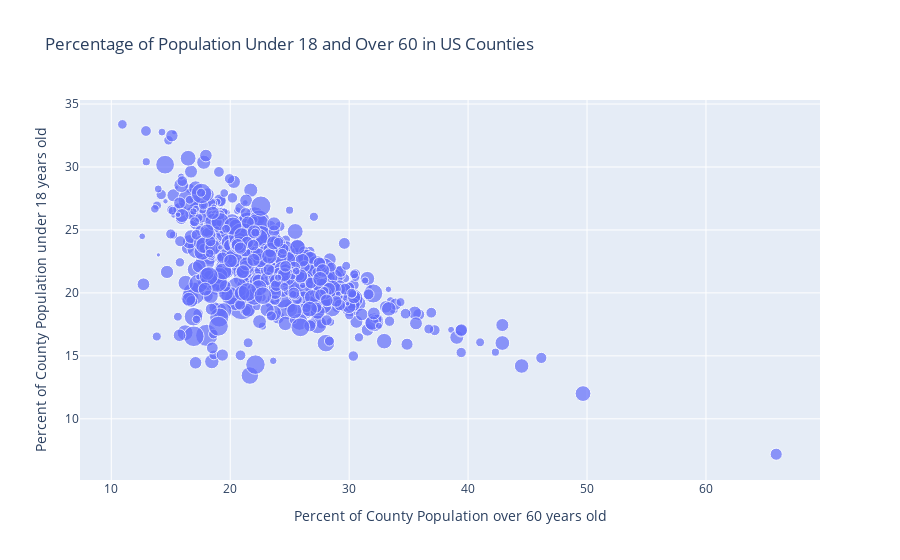

Here is the notebook cell this chart was saved with:
### Code cell
# make a graph to show percent of largest 18 under population 
# with bubble size corresponding to #hospital beds per 1000 people
bubble_u18_o60_beds = px.scatter(df_county_health,
                            x = "percent_over60",
                            y = "percent_under18",
                            size = "hospitalbeds_per10000",
                            hover_data = ['Geographic Area N',"Total"],
                            title = "Percentage of Population Under 18 and Over 60 in US Counties",
                            labels = {"Geographic Area N": "County, State Name",
                                      "Total": "Total Population",
                                      "percent_over60": "Percent of County Population over 60 years old",
                                      "percent_under18": "Percent of County Population under 18 years old",
                                     "hospitalbeds_per10000": "Number of Hospital Beds per 1000 People"})

bubble_u18_o60_beds

### Figure 1 — Plotly figure (JSON) as saved in the notebook; plotly's stock layout.template omitted (floating-point values rounded to 4 significant figures; data arrays with more than 128 entries replaced by an {"elided": "..."} marker saying what was removed)
{"data": [{"customdata": {"elided": "817x2 mixed values"}, "hovertemplate": "Percent of County Population over 60 years old=%{x}<br>Percent of County Population under 18 years old=%{y}<br>Number of Hospital Beds per 1000 People=%{marker.size}<br>County, State Name=%{customdata[0]}<br>Total Population=%{customdata[1]}<extra></extra>", "legendgroup": "", "marker": {"color": "#636efa", "size": {"elided": "817 float values"}, "sizemode": "area", "sizeref": 0.0357, "symbol": "circle"}, "mode": "markers", "name": "", "showlegend": false, "type": "scatter", "x": {"elided": "817 float values"}, "xaxis": "x", "y": {"elided": "817 float values"}, "yaxis": "y"}], "layout": {"autosize": true, "legend": {"itemsizing": "constant", "tracegroupgap": 0}, "title": {"text": "Percentage of Population Under 18 and Over 60 in US Counties"}, "xaxis": {"anchor": "y", "autorange": true, "domain": [0, 1], "range": [7.219, 69.77], "title": {"text": "Percent of County Population over 60 years old"}, "type": "linear"}, "yaxis": {"anchor": "x", "autorange": true, "domain": [0, 1], "range": [4.887, 35.53], "title": {"text": "Percent of County Population under 18 years old"}, "type": "linear"}}}
